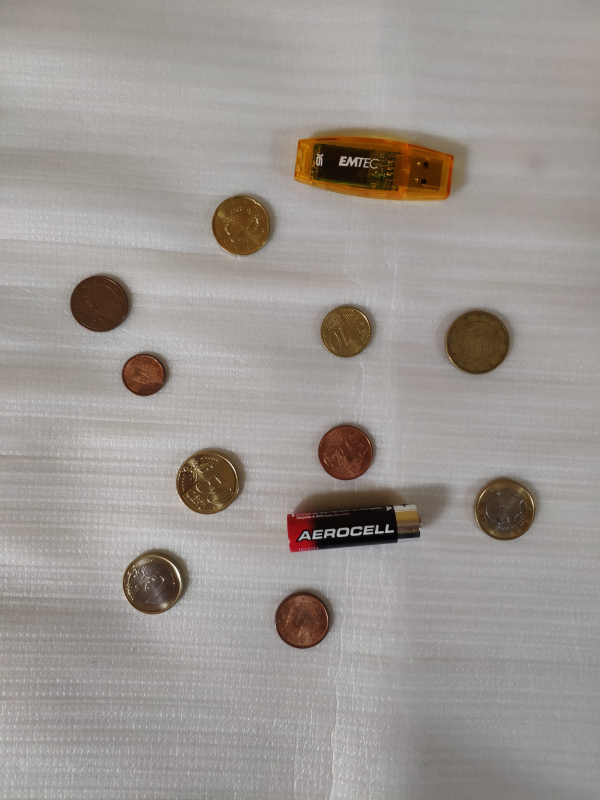
#> input picture P3/tarea1.jpg, 1200 x 1600 px (shown at 1/2 size); the run also reads 1 picture not shown here
$ jupyter execute --allow-errors VC_P3_Isac.ipynb
#> lines starting #> are read from the running program, lines starting #| are printed output that depends on the picture; after the words box and inside, x2 and y2 are one past the last pixel; in counts of white or black regions, pixels touching at a corner belong together
# Cuaderno de Isac Añor Santana

## Paquetes necesarios

[cell 1]
import cv2
import numpy as np
import matplotlib.pyplot as plt

Fuentes de información:
- https://docs.opencv.org/4.x/dd/d49/tutorial_py_contour_features.html
- https://docs.opencv.org/4.x/d1/d32/tutorial_py_contour_properties.html
- https://stackoverflow.com/questions/268272/getting-key-with-maximum-value-in-dictionary

## TAREA 1:
Captura una o varias imágenes con monedas no solapadas y algún objeto que no lo sea. Filtra los contornos que no se correpondan con monedas, y muestra el número total de monedas.

#### Inicialización

[cell 2]
# Carga de la imagen
task_1_coins = cv2.imread("tarea1.jpg")
#> task_1_coins is the input picture: shape (1600, 1200, 3); mean B, G, R 145.9, 150.8, 156.9

# Conversión a gris
task_1_grey = cv2.cvtColor(task_1_coins, cv2.COLOR_BGR2GRAY)

# Umbralizado OTSU invertido
ret, task_1_otsu = cv2.threshold(task_1_grey, 0, 255, cv2.THRESH_BINARY_INV + cv2.THRESH_OTSU)
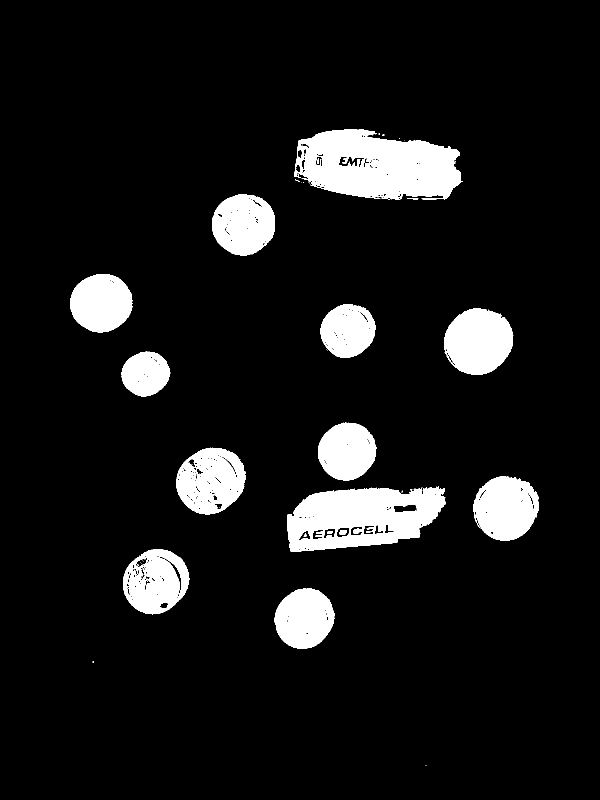
#> task_1_otsu: shape (1600, 1200) (shown at 1/2 size); 9.1% white; 41 white regions (24 under 20 px)
#> ret = 112

#### Procesamiento
Dibujará solamente los contornos externos de las monedas en una imagen vacía y contará el número de monedas (círculos)

[cell 3]
# Contornos externos, ideal para la tarea
external_contours, external_hierarchy = cv2.findContours(task_1_otsu, cv2.RETR_EXTERNAL, cv2.CHAIN_APPROX_SIMPLE)
#> external_contours = 28 contours, 16 with area under 20; largest, box (x1, y1, x2, y2) and area: (589, 259, 925, 400) 35165, (574, 973, 891, 1104) 30482, (888, 616, 1027, 750) 14028, (352, 895, 491, 1029) 14002, (246, 1098, 380, 1229) 13028; external_hierarchy = 28 rows, first 6: [1, -1, -1, -1], [2, 0, -1, -1], [3, 1, -1, -1], [4, 2, -1, -1], [5, 3, -1, -1], [6, 4, -1, -1]

# Se muestra la imagen original con los contornos externos detectados
task_1_coins_rgb = cv2.cvtColor(task_1_coins, cv2.COLOR_BGR2RGB)
cv2.drawContours(task_1_coins_rgb, external_contours, -1, (0,255,0), 3)
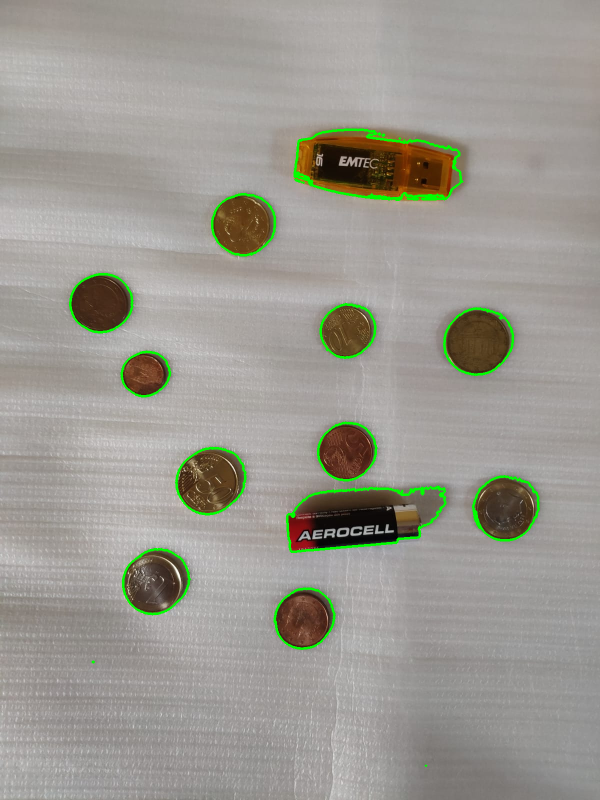
#> task_1_coins_rgb: shape (1600, 1200, 3) (shown at 1/2 size); mean R, G, B 155.2, 153, 144.7

plt.subplot(121)
plt.axis("off")
plt.imshow(task_1_coins_rgb)
plt.title('Original con contornos externos')

# Imagen vacía
coins_contours = np.zeros(task_1_coins.shape)
number_of_coins = 0
for contour in external_contours:
    # Área
    area = cv2.contourArea(contour)

    # Dimensión mínima
    if area > 10:
        # Perímetro
        perimeter = cv2.arcLength(contour, True)
        # Circulo mínimo que lo contiene
        (cx, cy), radius = cv2.minEnclosingCircle(contour)

        # Determinación de si el contorno que está siendo iterado es un círculo
        """
        La comparación se hace teniendo en cuenta lo siguiente:
        Dado que el área del cículo es pi*r**2 y el perímetro 2*pi*r, área/perímetro = r/2.
        Por lo tanto, se compara a ver si el radio/2 dado por minEnclosingCircle es similar a la
        relación entre el área y el perímetro del contorno calculado.
        (Evidentemente, detecta círculos no solo monedas)
        """
        area_perimeter_relation = area/perimeter
        if radius/2 > area_perimeter_relation - radius/5 and radius/2 < area_perimeter_relation + radius/5:
            if contour.shape[0] > 5:
                elipse = cv2.fitEllipse(contour)
            #Dibuja los contornos
            cv2.drawContours(coins_contours, [contour], -1, (255,255,255), -1)
            number_of_coins += 1
#> this loop made 28 passes
#> (area, perimeter, cx, cy, radius, area_perimeter_relation, elipse) on passes 3, 4, 8, 9, 10: (10952.5, 404.4, 607.8, 1235.7, 62.43, 27.09, ((608.4, 1236.5), (113.4, 123.3), 38.25)), (13028, 443.9, 312.5, 1163.5, 68.18, 29.35, ((311.2, 1162.5), (122.4, 135.7), 51.53)), (12754, 531.7, 1013.2, 1016.3, 67.45, 23.99, ((1011.7, 1015.5), (125.1, 130.2), 49.61)), (14002.5, 466.8, 421.9, 959.8, 71.14, 30, ((421.2, 960.9), (126, 141.8), 56.19)), (10277, 384.8, 694.3, 902.3, 59.12, 26.71, ((693.8, 902.3), (111.9, 117.1), 47.98))
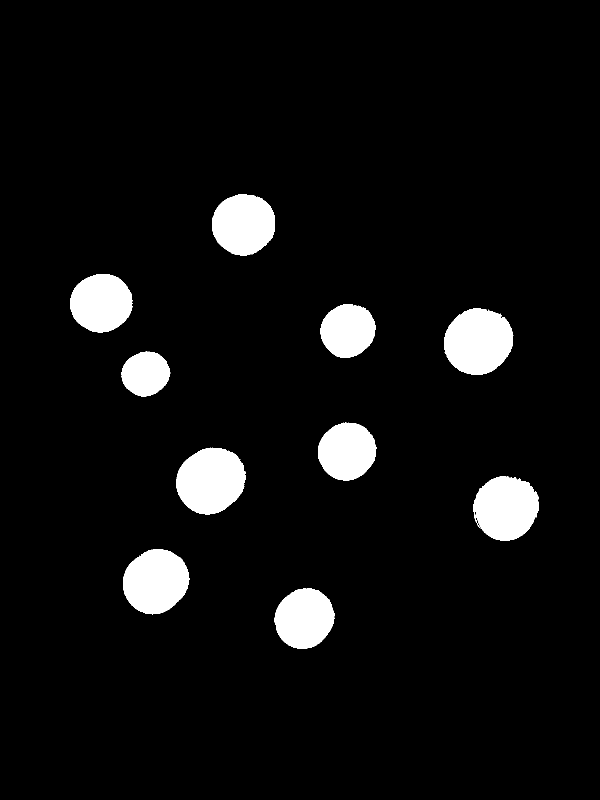
#> coins_contours: shape (1600, 1200, 3) float64 (shown at 1/2 size); 6% white; 10 white regions, largest, box (x1, y1, x2, y2) and area: (888, 616, 1027, 750) 14235, (352, 895, 491, 1029) 14199, (246, 1098, 380, 1229) 13217
#> after the loop, number_of_coins = 10

plt.subplot(122)
plt.axis("off")
plt.title(f"Se han detectado {number_of_coins} monedas.")
plt.imshow(coins_contours)
plt.show()
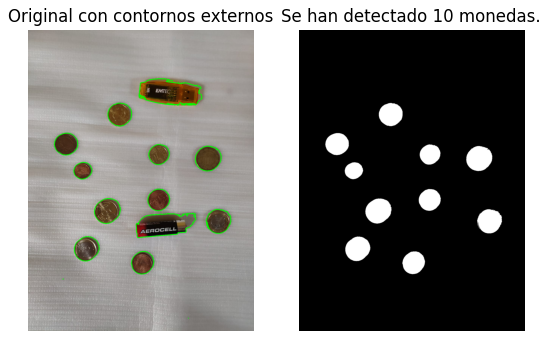
#> figure drawn by matplotlib, 2 panels

## TAREA 2:
Captura una o varias imágenes con monedas no solapadas, y otras con monedas solapadas. Identificada una moneda de un euro en la imagen, por ejemplo con un clic de ratón, calcular la cantidad de dinero presente en la imagen.

#### Inicialización

Como las imágenes originales son demasiado grandes, se procede a hacerles un reescalado, puesto que va a agilizar enormemente el desarrollo de la tarea

[cell 4]
# Carga de la imagen
task_2_overlapped_coins = cv2.imread("tarea2.jpg")
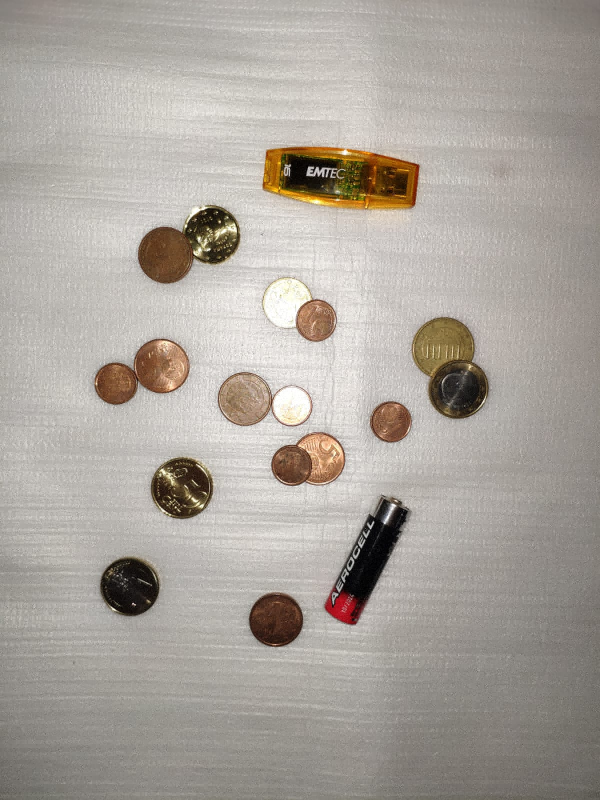
#> input picture P3/tarea2.jpg, 1200 x 1600 px (shown at 1/2 size)
#> task_2_overlapped_coins is the input picture: shape (1600, 1200, 3); mean B, G, R 156.4, 163.7, 169.9

cv2.imwrite("tarea_1_resized.jpg", cv2.resize(task_1_coins, (task_1_coins.shape[1]//2, task_1_coins.shape[0]//2), interpolation = cv2.INTER_AREA))
cv2.imwrite("tarea_2_resized.jpg", cv2.resize(task_2_overlapped_coins, (task_2_overlapped_coins.shape[1]//2, task_2_overlapped_coins.shape[0]//2), interpolation = cv2.INTER_AREA))

non_overlapped_img = cv2.imread("tarea_1_resized.jpg")
overlapped_img = cv2.imread("tarea_2_resized.jpg")

#### Procesamiento

##### Funciones auxiliares

[cell 5]
# [20 lines left out: function calculate_quantity, not called in this run]

[cell 6]
# [6 lines left out: function is_in_circle, not called in this run]

[cell 7]
# [7 lines left out: function handle_click, not called in this run]

[cell 8]
def get_and_draw_circles(img):
    gray_img = cv2.cvtColor(img, cv2.COLOR_BGR2GRAY)
    # Suaviza altas frecuencias
    pimg = cv2.medianBlur(gray_img, 7)

    # Localiza círculos
    circles = cv2.HoughCircles(
        pimg,
        cv2.HOUGH_GRADIENT,  # tipo de detección
        0.2,
        15,                  # distancia mínima entre círculos
        param1=100,          # Valor del gradiente
        param2=35,           # Umbral acumulador
        minRadius=5,        # radio mínimo
        maxRadius=100,       # radio máximo
    )
#> circles = [[243.5, 222.5, 31.6], [346.5, 450.5, 28.6], [478.5, 341.5, 32.7], [101.5, 301.5, 30.2], [303.5, 619.5, 29.1], [344.5, 331.5, 25.2], [158.5, 578.5, 29.9], [503.5, 510.5, 30.7], [147.5, 371.5, 21.3], [211.5, 480.5, 33.8]]

    # Los pinta sobre la imagen original
    for circle in circles[0]:
        x, y, r = circle
        cv2.circle(img, (int(x), int(y)), int(r), (0,255,0),2)
#> this loop made 10 passes
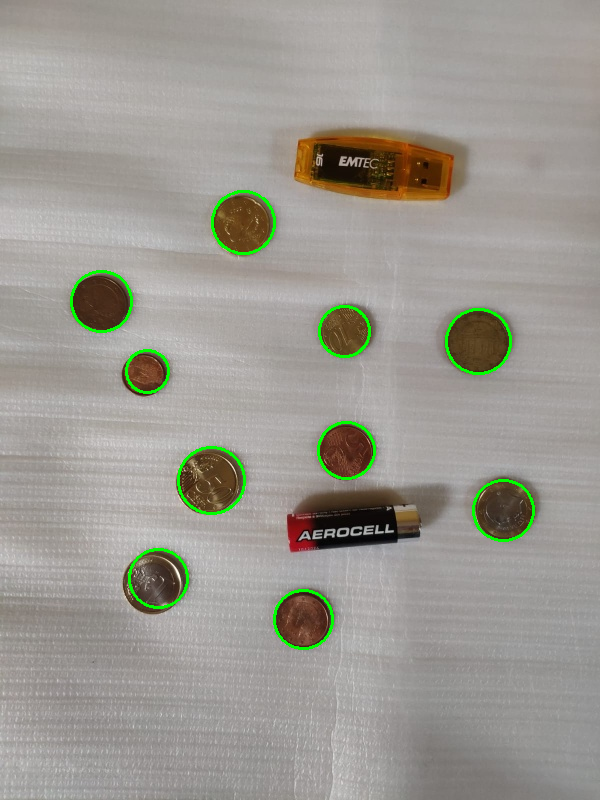
#> img: shape (800, 600, 3); mean B, G, R 145.2, 152.8, 155.8

    return (img, circles)

##### Parte "principal"

Imagenes con círculos marcados y círculos detectados

[cell 9]
outlined_non_overlapped_img, non_overlapped_img_circles = get_and_draw_circles(non_overlapped_img.copy())
#> non_overlapped_img_circles has the same summary as circles in get_and_draw_circles
outlined_overlapped_img, overlapped_img_circles = get_and_draw_circles(overlapped_img.copy())
#> in get_and_draw_circles (call 2), `gray_img = cv2.cvtColor(img, cv2.COLOR_BGR2GRAY)`:
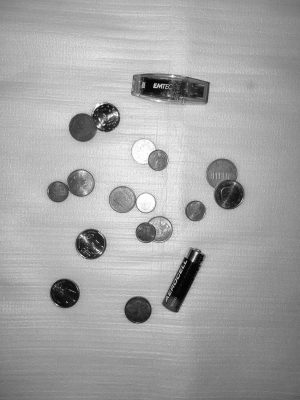
#> gray_img: shape (800, 600) (shown at 1/2 size); min 0, max 255, mean 164.7
#> in get_and_draw_circles (call 2), `circles = cv2.HoughCircles( pimg, cv2.HOUGH_GRADIENT,`: circles = [[443.5, 348.5, 31.3], [275.5, 618.5, 26.8], [458.5, 388.5, 30], [115.5, 383.5, 21], [243.5, 398.5, 26.6], [291.5, 464.5, 20.5], [129.5, 585.5, 29], [181.5, 486.5, 29.7], [389.5, 421.5, 20.5], [165.5, 255.5, 27.3], [159.5, 365.5, 27.2], [319.5, 458.5, 25.4]]
#> the loop in get_and_draw_circles (call 2), `for circle in circles[0]:` made 12 passes
#> after the loop in get_and_draw_circles (call 2), `for circle in circles[0]:`:
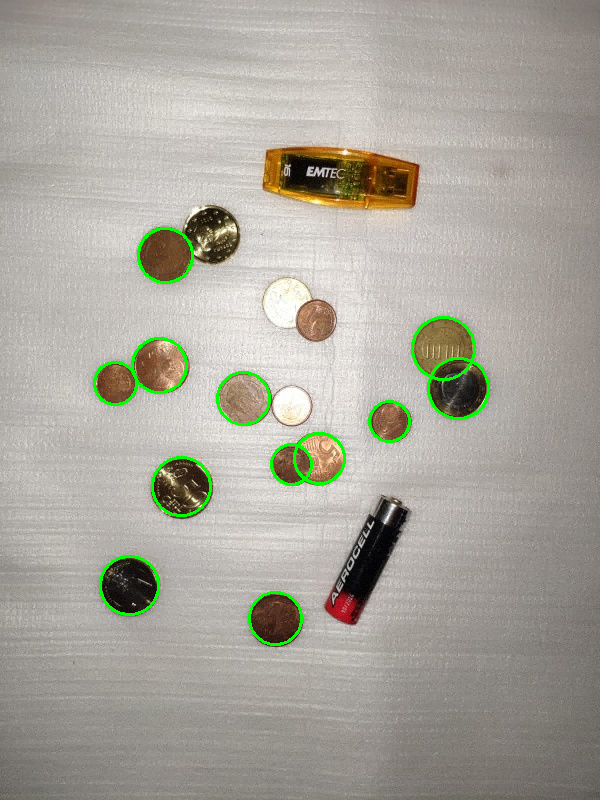
#> img: shape (800, 600, 3); mean B, G, R 155.4, 165.6, 168.5
#> overlapped_img_circles has the same summary as circles in get_and_draw_circles
"""
Muestra el resultado, mas bien para calibrar los parámetros de Hough.
plt.subplot(121)
plt.axis("off")
plt.imshow(outlined_non_overlapped_img)
plt.subplot(122)
plt.axis("off")
plt.imshow(outlined_overlapped_img)
"""

[cell 10]
# Carga de la imagen
task_2_overlapped_coins = cv2.imread("tarea2.jpg")

cv2.imwrite("tarea_1_resized.jpg", cv2.resize(task_1_coins, (task_1_coins.shape[1]//2, task_1_coins.shape[0]//2), interpolation = cv2.INTER_AREA))
cv2.imwrite("tarea_2_resized.jpg", cv2.resize(task_2_overlapped_coins, (task_2_overlapped_coins.shape[1]//2, task_2_overlapped_coins.shape[0]//2), interpolation = cv2.INTER_AREA))

non_overlapped_img = cv2.imread("tarea_1_resized.jpg")
overlapped_img = cv2.imread("tarea_2_resized.jpg")

[cell 11]
cv2.imshow("Monedas no solapadas", outlined_non_overlapped_img)
cv2.imshow("Monedas Solapadas", outlined_overlapped_img)

# Se definen las funciones para gestionar los eventos de ratón
# [12 lines left out: functions non_overlapped_mouse_click, overlapped_mouse_click, not called in this run]

# Se asignan los eventos a las dos imagenes que se van a mostrar
cv2.setMouseCallback('Monedas Solapadas', overlapped_mouse_click)
cv2.setMouseCallback('Monedas no solapadas', non_overlapped_mouse_click)

# Al pulsar una tecla cualquiera termina
cv2.waitKey(0)
# Cierra todas las ventanas
cv2.destroyAllWindows()

Observaciones:
La cuenta de monedas no es perfecta, he detectado que el fallo principal está centrado en la confusión de monedas de 50 céntimos con monedas de 2 euros y las de un

## TAREA 3:
Estas tres imágenes han sido extraidas de las imágenes de mayor tamaño contenidas en la carpeta. Determina patrones geométricos para cada una de las tres clases y evalúa con las imágenes completas la matriz de confusión.

### Extracción de características

La extracción de características se llevará a cabo de la siguiente manera:
- Para cada imagen de referencia se extraen los contornos externos de los elementos
- Para cada contorno se calcula:
    * La relación del cuadrado del perímetro con el área
    * Relación del área con la del contenedor
    * Relación del ancho y el alto del contenedor
    * Relación entre los ejes de la elipse ajustada
    * La relación de aspecto del contenedor
    * La extensión como la relación entre el area del contorno y la del rectángulo delimitador
    * La solidez como la relación entre el área del contorno y el "casco" (hull)
    * Relación entre el perímetro y área para ver lo circular que es el contorno (medida de "circularidad")
    * Color o intensidad promedio de la zona del contorno
- Para simplificar, para cada una de las clases/microplásticos se computa un vector de características cuyos valores serán la media de los calculados para los contornos de referencia

[cell 12]
def perimeter_area_ratio(contour):
    """Compactness of the blob, computed as the ratio between the square of the perimeter and the area."""
    area = cv2.contourArea(contour)
    perimeter = cv2.arcLength(contour, True)
    return perimeter**2/area

[cell 13]
def blob_area_and_bounding_box_ratio(contour):
    """Ratio between the area of the blob and its bounding box."""
    blob_area = cv2.contourArea(contour)
    rect = cv2.minAreaRect(contour)
    width, height = rect[1]
    rect_area = width*height
    #print(f"Blob area = {area}.\t Min rect area = {rect_area}")
    return blob_area/rect_area

[cell 14]
def bounding_box_width_and_height_ratio(contour):
    """Ratio between the width and the height of the blob bounding box."""
    rect = cv2.minAreaRect(contour)
    width, height = rect[1]
    return width/height

[cell 15]
def fitted_ellipse_axises_ratio(contour):
    """Ratio between the major and minor axis of the fitted ellipse."""
    if len(contour) < 5:
        return 0
    ellipse = cv2.fitEllipse(contour)
    axis_1, axis_2 = ellipse[1]
    return axis_1/axis_2

[cell 16]
def aspect_ratio(contour):
    """It is the ratio of width to height of bounding rect of the object."""
    x,y,w,h = cv2.boundingRect(contour)
    aspect_ratio = float(w)/h
    return aspect_ratio

[cell 17]
def extent(contour):
    """Extent is the ratio of contour area to bounding rectangle area."""
    area = cv2.contourArea(contour)
    x,y,w,h = cv2.boundingRect(contour)
    rect_area = w*h
    extent = float(area)/rect_area
    return extent

[cell 18]
def solidity(contour):
    """Solidity is the ratio of contour area to its convex hull area."""
    area = cv2.contourArea(contour)
    hull = cv2.convexHull(contour)
    hull_area = cv2.contourArea(hull)
    solidity = float(area)/hull_area
    return solidity

[cell 19]
def circularity(contour):
    """The lower the value the closest to a circular shape"""
    area = cv2.contourArea(contour)
    perimeter = cv2.arcLength(contour, True)
    area_perimeter_ratio = area/perimeter
    (cx,cy), r = cv2.minEnclosingCircle(contour)
    return abs(area_perimeter_ratio - r/2)

[cell 20]
def mean_colour(contour, img):
    """Average color/intensity"""
    img_grey = cv2.cvtColor(img, cv2.COLOR_BGR2GRAY)
    mask = np.zeros(img_grey.shape,np.uint8)
    cv2.drawContours(mask,[contour],0,255,-1)
    pixelpoints = np.transpose(np.nonzero(mask))
    mean_val = cv2.mean(img_grey, mask = mask)
    return mean_val[0]

[cell 21]
# Funciones que se encargan de hacer la extracción de una característica en particular
feature_extracting_functions = [
    perimeter_area_ratio,
    blob_area_and_bounding_box_ratio,
    bounding_box_width_and_height_ratio,
    fitted_ellipse_axises_ratio,
    aspect_ratio,
    extent,
    solidity,
    circularity,
    ]

[cell 22]
def get_contour_feature_vector(contour, img):
    contour_feature_vector = [function(contour=contour) for function in feature_extracting_functions]
    contour_feature_vector.append(mean_colour(contour,img))
    return contour_feature_vector

[cell 23]
def feature_extraction(microplastic_external_contours, img):
    # Lista que contendrá listas con los valores para cada característica de cada contorno
    features = [[] for _ in range(len(feature_extracting_functions)+1)]
    # Procesamiento para cada contorno
    for contour in microplastic_external_contours:
        # Se extraen las características
        feature_vector = get_contour_feature_vector(contour, img)
        # Se añaden al vector principal
        for i, feature_value in enumerate(feature_vector):
            features[i].append(feature_value)

    # Media de las características
    averaged_features = [sum(feature_list)/len(feature_list) for feature_list in features]
    return averaged_features

#### Incidencia: Detección de contornos no deseados
Realizando la detección de características me he encontrado con situaciones en las que el área del contorno es nula (división por cero). Algo preocupante puesto que demuestra que se están detectando contornos muy pequeños que no se corresponden con el elemento microplástico, objeto de interés.

Esto se puede visualizar descomentando la llamada a la función escrita a continuación, que muestra el area de los contornos detectados y los pinta en la imagen.

La solución ha sido el establecimiento de un umbral para trabajar solamente con aquellos contornos que superen el umbral.

[cell 24]
# [12 lines left out: function show_all_contours, not called in this run]

#### Llamada principal
Se procede a extraer las características de fragmentos, pellets y alquitrán

[cell 25]
# Nombres de los ficheros con las imagenes para realizar la extracción de características
feature_extraction_image_file_names = {
    "Fragments": "FRA.png",
    "Pellets": "PEL.png",
    "Tar": "TAR.png"}

features = dict()

for microplastic, filename in feature_extraction_image_file_names.items():
    # Carga de la imagen
    microplastic_img = cv2.imread(filename)
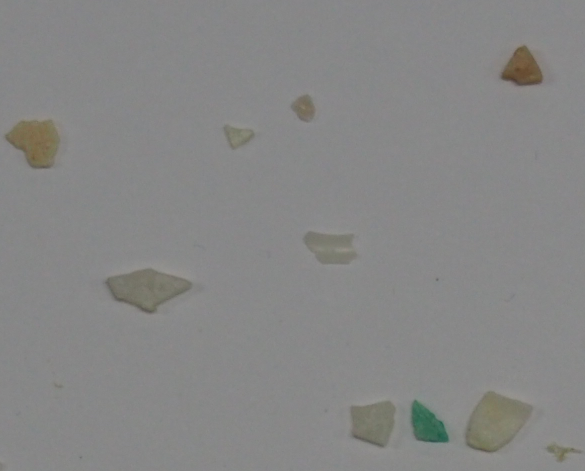
#> input picture P3/FRA.png, 1170 x 942 px (shown at 1/2 size)
#> microplastic_img is the input picture: shape (942, 1170, 3); mean B, G, R 133.5, 134.2, 134.1

    # Conversión a gris
    microplastic_grey = cv2.cvtColor(microplastic_img, cv2.COLOR_BGR2GRAY)
#> (the rest of the program and of its run is left out)
